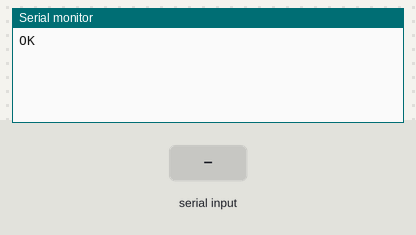
The sketch below on a simulated Arduino Mega 2560, built with avr-gcc and run on an emulated ATmega2560. Parts: the last lines printed to the serial monitor. The inputs (shaded band) are chosen by the test bench. The modem accepts every AT command (registered, SIM ready, sends succeed) and sends nothing else.

Above: at 1.2 s.
1.3 s: "1" received over the second serial link
At 3.5 s:
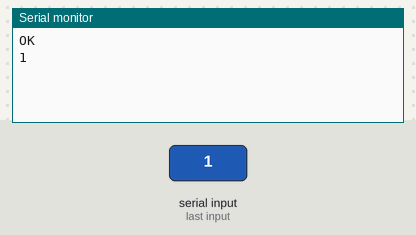
3.8 s: "0" received over the second serial link
At 5.2 s:
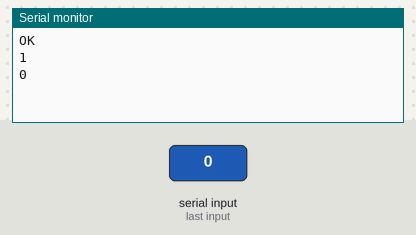
5.3 s: "2" received over the second serial link
At 6.8 s:
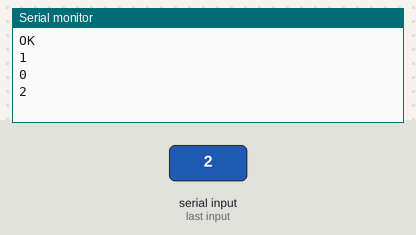

Measured:
- after the input at 1.3 s, the serial monitor: prints a new line after 1.0 s (image 1)
- after the input at 3.8 s, the serial monitor: prints a new line after 1.0 s (image 2)
- after the input at 5.3 s, the serial monitor: prints a new line after 1.0 s (image 3)

The sketch:

Bluetooth.ino
```cpp
/*
 *  IMPORTANTE
 *  Configurar los baudios del monitor serie en 9600
*/

void setup(){
  Serial.begin(9600);
  Serial2.begin(38400);
  Serial2.println("AT");
}

void loop(){
  while(Serial2.available()){
    /*Recibe la solicitud por parte del celular*/
    Serial.println(Serial2.readString());
    /*Aqui en vez de hola#, enviar la cadena que se recibira en el celular*/
    Serial2.write("hola#");
    }

    while(Serial2.available()){
    //Serial2.write(Serial.read());
    Serial2.write("hola#");
    }
    delay(50);
  }
```
